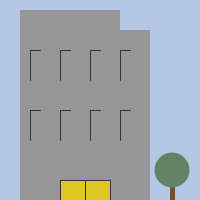
Frame 1 (no input)
Frame 60 (the mouse pressed at the canvas centre just before this capture): identical to frame 1, image omitted
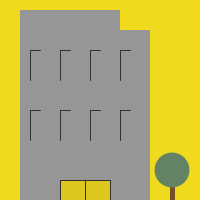
Frame 120 (the mouse held since frame 60 and released just before this capture)

The Processing sketch that drew these frames (run headless with seeded random() and noise(); from frame 60 on, the mouse is pressed at the canvas centre):

// Processing sketch: processing_98133
// ── processing_98133.pde

void setup () {
  size (200, 200);
}

void draw () {
  if ((mouseX>20 && mouseX<120) && (mouseY>10 && mouseY<200)) {
    background (240, 218, 30);
  }
  else 
    background (180, 200, 230);

  noStroke();
  fill (150);
  rect (20, 10, 100, 200);
  rect (30, 30, 120, 200);
  stroke (50);
  for (int i = 30; i < 130; i += 30) {
    line(i, 50, i, 80);
    line(i, 110, i, 140);
    line(i, 50, i+10, 50);
    line(i, 110, i+10, 110);
  }
  fill (220, 200, 30);
  rect (60, 180, 50, 50);
  line (85, 180, 85, 200);
  noStroke();
  fill (115, 80, 40);
  rect (170, 170, 5, 30);
  fill (100, 130, 100);
  ellipse (172, 170, 35, 35);
}
